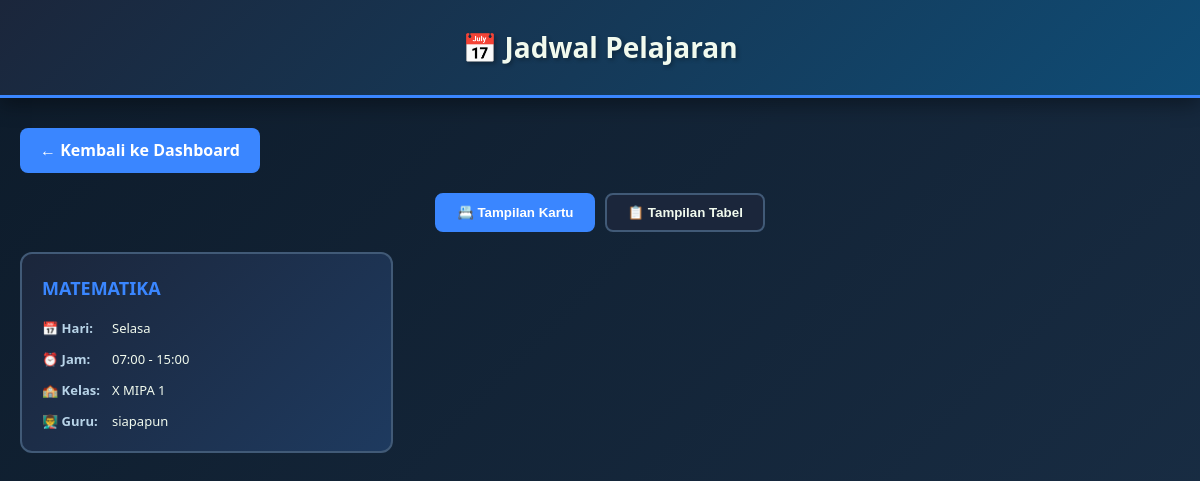
The app's page /guru/jadwal/ (signed in), older data.
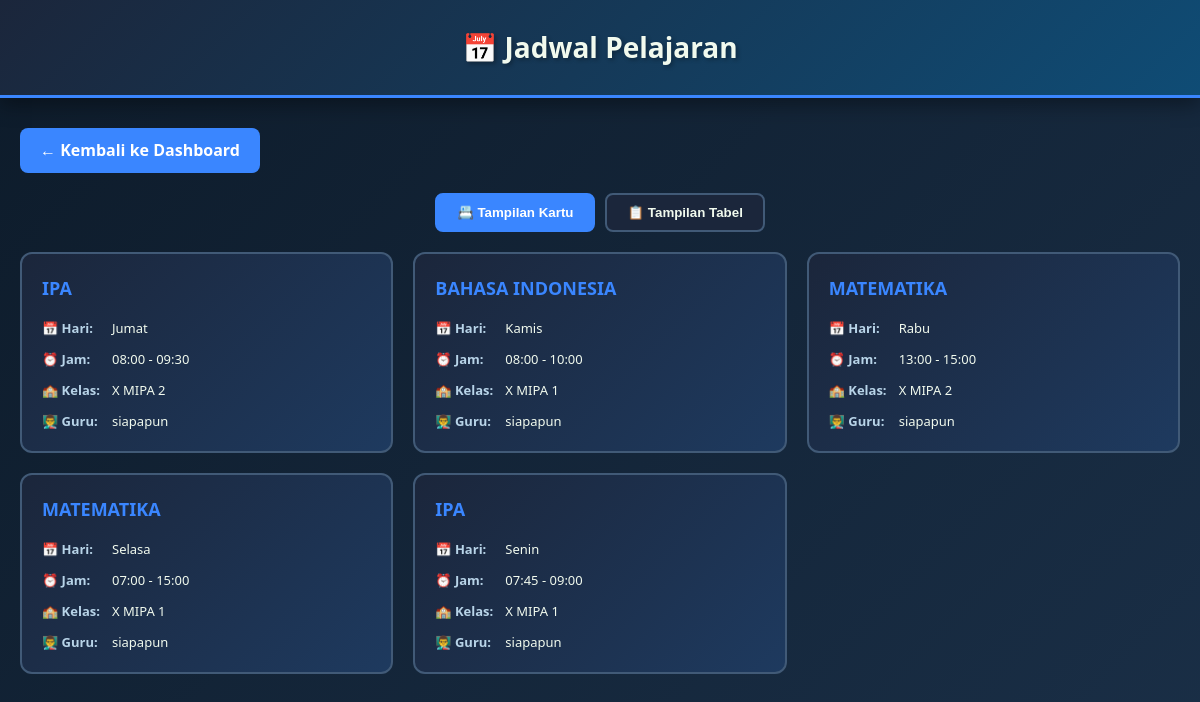
The same page, newer data.
### admin_app/models.py (models this page shows, shortened)
class Jadwal(models.Model):
    HARI_CHOICES = [
        ("Senin", "Senin"),
        ("Selasa", "Selasa"),
        ("Rabu", "Rabu"),
        ("Kamis", "Kamis"),
        ("Jumat", "Jumat"),
    ]
    hari = models.CharField(max_length=20, choices=HARI_CHOICES)
    jam_mulai = models.TimeField()
    jam_selesai = models.TimeField()
    mata_pelajaran = models.CharField(max_length=100)
    kelas = models.CharField(max_length=50)
    pegawai = models.ForeignKey(Pegawai, on_delete=models.CASCADE)

class Pegawai(models.Model):
    id_pegawai = models.CharField(max_length=10, unique=True, editable=False)
    JABATAN_CHOICES = [
        ("guru", "Guru"),
        ("staff", "Staff"),
        ("admin", "Admin"),
    ]
    user = models.OneToOneField(User, on_delete=models.CASCADE, null=True, blank=True)
    nama = models.CharField(max_length=200)
    nip = models.CharField(max_length=50, blank=True, null=True)
    jabatan = models.CharField(max_length=20, choices=JABATAN_CHOICES)
    gaji_pokok = models.IntegerField(default=0)

### guru/views.py (the view)
# urls.py: path('jadwal/', views.jadwal_guru, name='jadwal_guru'),
@login_required
def jadwal_guru(request):
    pegawai = get_guru_from_user(request.user)
    if not pegawai:
        jadwal_list = []
    else:
        jadwal_list = Jadwal.objects.filter(pegawai=pegawai).order_by('hari', 'jam_mulai')
    context = {
        'jadwal_list': jadwal_list,
        'pegawai': pegawai,
    }
    return render(request, 'guru/jadwal_guru.html', context)

### guru/views.py (called while the page is built)
def get_guru_from_user(user):
    try:
        return user.pegawai
    except Pegawai.DoesNotExist:
        return None

### guru/templates/guru/jadwal_guru.html (shortened to what this page needs)
<!DOCTYPE html>
<html lang="id">
  <head>
  </head>
  <body>
    <div class="header">
      <h1>📅 Jadwal Pelajaran</h1>
    </div>
    <div class="container">
      <a href="{% url 'guru_dashboard' %}" class="back-btn"
        >← Kembali ke Dashboard</a
      >
      {% if jadwal_list %}
      <div class="view-mode">
        <button class="view-btn active" onclick="switchView('card')">
          📇 Tampilan Kartu
        </button>
        <button class="view-btn" onclick="switchView('table')">
          📋 Tampilan Tabel
        </button>
      </div>
      <div id="cardView" class="jadwal-cards">
        {% for jadwal in jadwal_list %}
        <div class="jadwal-card">
          <div class="jadwal-card-content">
            <div class="mapel-name">{{ jadwal.mata_pelajaran }}</div>
            <div class="card-info">
              <div class="card-info-item">
                <strong>📅 Hari:</strong>
                <span>{{ jadwal.hari }}</span>
              </div>
              <div class="card-info-item">
                <strong>⏰ Jam:</strong>
                <span
                  >{{ jadwal.jam_mulai|time:"H:i" }} - {{jadwal.jam_selesai|time:"H:i" }}</span
                >
              </div>
              <div class="card-info-item">
                <strong>🏫 Kelas:</strong>
                <span>{{ jadwal.kelas }}</span>
              </div>
              <div class="card-info-item">
                <strong>👨‍🏫 Guru:</strong>
                <span>{{ jadwal.pegawai.nama }}</span>
              </div>
            </div>
          </div>
        </div>
        {% endfor %}
      </div>
      {% endif %}
    </div>
  </body>
</html>

Row changes from the older to the newer data that the page shows:
added Jadwal: mata_pelajaran "IPA", hari "Jumat", jam_mulai "08:00", jam_selesai "09:30", kelas "X MIPA 2", pegawai.nama "siapapun"
now on this page (row edited): Jadwal: mata_pelajaran "BAHASA INDONESIA", hari "Kamis", jam_mulai "08:00", jam_selesai "10:00", kelas "X MIPA 1", pegawai.nama "siapapun"
added Jadwal: mata_pelajaran "MATEMATIKA", hari "Rabu", jam_mulai "13:00", jam_selesai "15:00", kelas "X MIPA 2", pegawai.nama "siapapun"
now on this page (row edited): Jadwal: mata_pelajaran "IPA", hari "Senin", jam_mulai "07:45", jam_selesai "09:00", kelas "X MIPA 1", pegawai.nama "siapapun"
